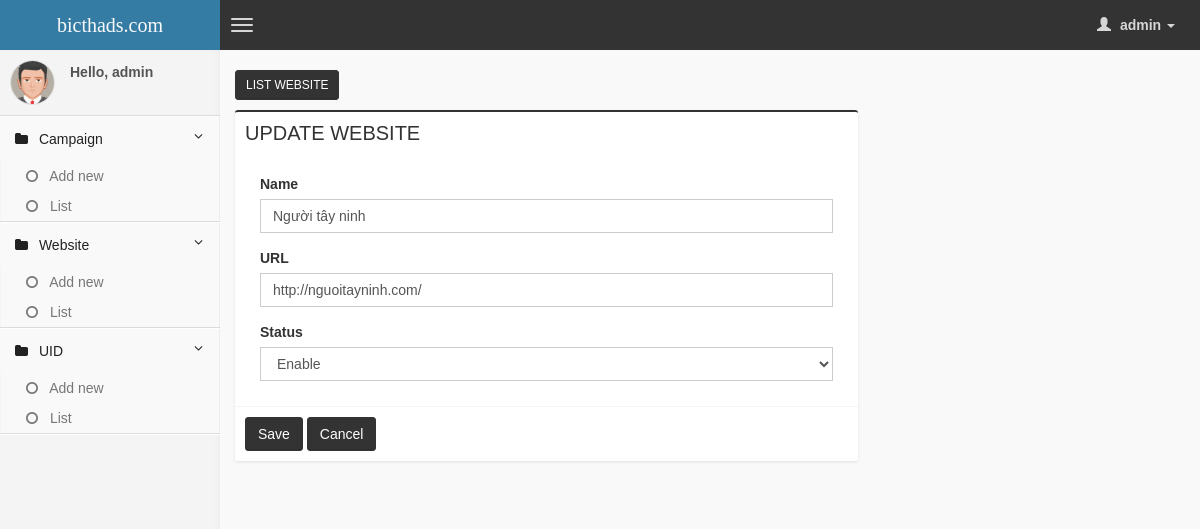
/backend/index.php?mod=website&act=form&id=2 (signed in), run on the app's committed database.
### tables this page shows
CREATE TABLE IF NOT EXISTS `website` (
  `id` int(11) NOT NULL AUTO_INCREMENT,
  `name` varchar(255) NOT NULL,
  `website_url` varchar(500) NOT NULL,
  `status` tinyint(1) NOT NULL,
  `created_at` int(11) NOT NULL,
  `updated_at` int(11) NOT NULL,
  `display_order` int(11) NOT NULL,
  PRIMARY KEY (`id`)
);

### backend/model/Backend.php (called while the page is built, shortened)
<?php
class Backend {
    function getDetail($table, $id){
        $sql = "SELECT * FROM $table WHERE id = $id";
        $rs = mysql_query($sql);
        $row = mysql_fetch_assoc($rs);
        return $row;
    }
}
?>

### backend/view/website/form.php (the view, shortened to what this page needs)
<?php
$id = 0;
if(isset($_GET['id'])){
    $id = (int) $_GET['id'];
    require_once "model/Backend.php";
    $model = new Backend;
    $detail = $model->getDetail("website",$id);
}
?>
<div class="row">
    <div class="col-md-8">
        <button class="btn btn-primary btn-sm" onclick="location.href='index.php?mod=website&act=list'">LIST WEBSITE</button>
        <div class="box box-primary">
            <div class="box-header">
                <h2 class="box-title" style="text-tranform:uppercase !important;color: #333333">
                    <?php echo ($id > 0) ? "UPDATE" : "ADD NEW" ?> WEBSITE</h2>
                <div class="clearfix"></div>
            </div>
            <form role="form" method="post" id="dataForm" action="controller/Website.php">
            <div class="box-body">
                <div class="col-md-12">
                    <div class="form-group">
                        <label for="name">Name</label>
                        <input  value="<?php echo isset($detail['name'])  ? $detail['name'] : "" ?>" type="text" name="name" id="name" class="form-control" aria-required="true" required="required">
                    </div>
                </div>
                <div class="col-md-12">
                    <div class="form-group">
                        <label for="name">URL</label>
                        <input  value="<?php echo isset($detail['website_url'])  ? $detail['website_url'] : "" ?>" type="text" name="website_url" id="website_url" class="form-control" aria-required="true" required="required">
                    </div>
                </div>
                <div class="col-md-12">
                    <div class="form-group">
                        <label for="name">Status</label>
                        <select class="form-control"  name="status" id="status">
                          <option value="1" <?php if(isset($detail['status']) && $detail['status']==1) echo "selected"; ?>>Enable</option>
                        </select>
                    </div>
                </div>
                </div>
                <div class="box-footer">
                     <button class="btn btn-primary btnSave" type="submit">Save</button>
                     <button class="btn btn-primary" type="reset" onclick="location.href='index.php?mod=website&act=list'">Cancel</button>
                </div>
            </form>
        </div>
    </div>
</div>
</div>

### data on the page
website: name "Người tây ninh", website_url "http://nguoitayninh.com/", status "Enable"

### other printed values
$_SESSION['email'] "admin"
